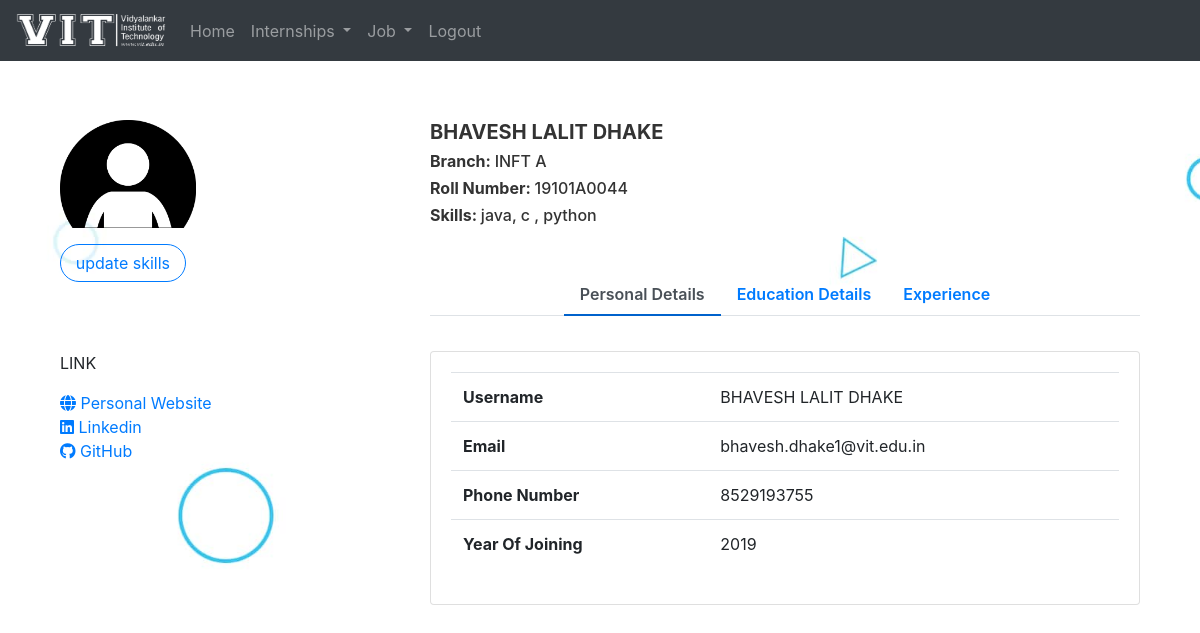
The page /placement_cell/displayProfile/19101A0044/ (signed in) on the database as committed earlier.
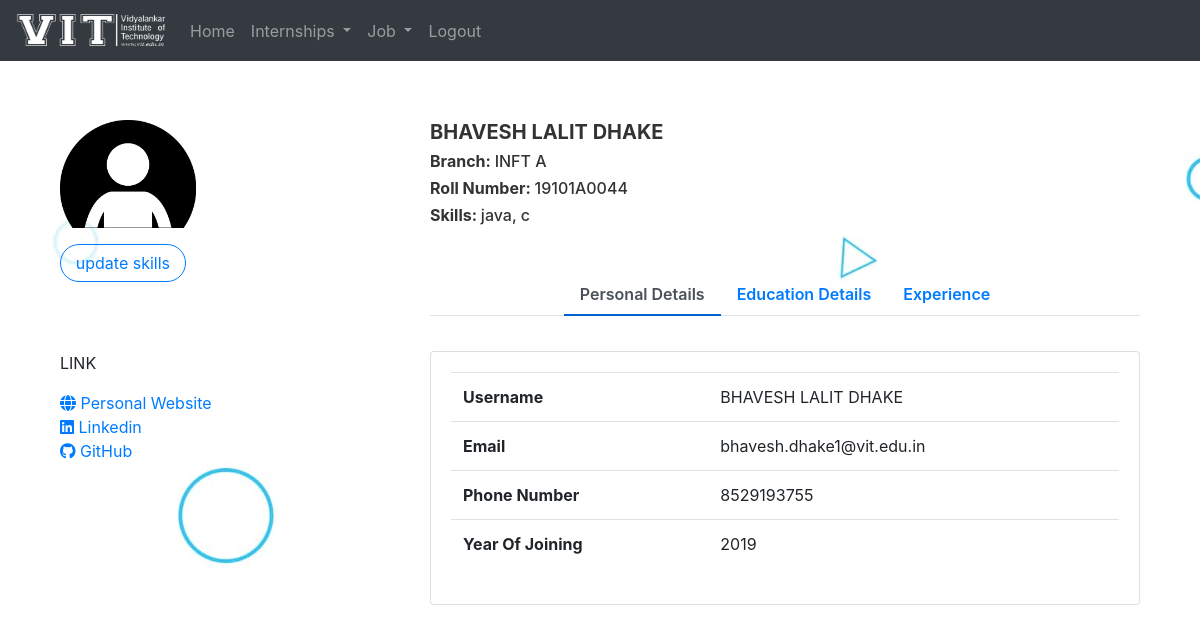
The same page on the database as committed later.
### DMS_Student/models.py (models this page shows, shortened)
class Student(models.Model):
    roll_no = models.CharField(primary_key=True ,max_length=20, null=False)
    phone = models.CharField(max_length=10, null=True)
    father_name = models.CharField(max_length=50, null=True)
    skills = models.TextField(max_length=500, null=False)

### DMS_Student/decorators.py (the view)
        def wrapper_function(request, *args, **kwargs):
            group = None
            if request.user.groups.exists():
                group = request.user.groups.all()[0].name
            if group in allowed_roles:
                 return view_function(request, *args, **kwargs)
            else:
                return HttpResponse('You are not authorized to view this page')

### DMS_Placement_Cell/templates/placement/displayProfile.html (shortened to what this page needs)
{% extends 'placement/base.html' %}
{% load static %}
{% block content %}
<link rel="stylesheet" href="{% static 'css/profile.css' %}">
<div class="container emp-profile">
    <div class="row">
        <div class="col-md-4">
            <div class="profile-img">
                <img src="{% static 'images/person.jpg'%}" alt="" />
                <form method="post">
                    <button type="submit" class="profile-edit-btn btn btn-outline-primary my-3">update skills</button>
                </form>
            </div>
        </div>
        <div class="col-md-8">
            <div class="profile-head">
                <h5><strong>{{name}}</strong></h5>
                <h6><strong>Branch: </strong>{{branch}} {{div}}</h6>
                <h6><strong>Roll Number: </strong>{{rollNo}}</h6>
                <h6><strong>Skills: </strong>{{student.skills}}</h6>
                <ul class="nav nav-tabs mt-5 d-flex justify-content-center" id="myTab" role="tablist">
                    <li class="nav-item">
                        <a class="nav-link active" id="home-tab" data-toggle="tab" href="#home" role="tab"
                            aria-controls="home" aria-selected="true">Personal Details</a>
                    </li>
                    <li class="nav-item">
                        <a class="nav-link" id="edu-tab" data-toggle="tab" href="#edu" role="tab" aria-controls="edu"
                            aria-selected="false">Education Details</a>
                    </li>
                    <li class="nav-item">
                        <a class="nav-link" id="profile-tab" data-toggle="tab" href="#exp" role="tab"
                            aria-controls="profile" aria-selected="false">Experience</a>
                    </li>
                </ul>
            </div>
        </div>
    </div>
    <div class="row">
        <div class="col-md-4" id="link-col">
            <div class="profile-work">
                <p>LINK</p>
                <a href="#"><i class="fas fa-globe"></i> Personal Website</a><br>
                <a href="#"><i class="fab fa-linkedin"></i> Linkedin</a><br>
                <a href="#"><i class="fab fa-github"></i> GitHub</a><br>
            </div>
        </div>
        <div class="col-md-8" id="info-col">
            <div class="tab-content profile-tab" id="myTabContent">
                <div class="tab-pane fade show active" id="home" role="tabpanel" aria-labelledby="home-tab">
                    <div class="card card-body">
                        <table class="table table-hover">
                            <tbody>
                                <tr>
                                    <td><strong>Username</strong></td>
                                    <td>{{name}}</td>
                                </tr>
                                <tr>
                                    <td><strong>Email</strong></td>
                                    <td>{{user.email}}</td>
                                </tr>
                                <tr>
                                    <td><strong>Phone Number</strong></td>
                                    <td>{{student.phone}}</td>
                                </tr>
                                <tr>
                                    <td><strong>Year Of Joining</strong></td>
                                    <td>{{yearOfJoining}}</td>
                                </tr>
                            </tbody>
                        </table>
                    </div>
                </div>
        </div>
    </div>
</div>
</div>
{%endblock%}

Rows that differ between the two databases and show on the page:
changed Student: skills "java, c , python" → "java, c"
